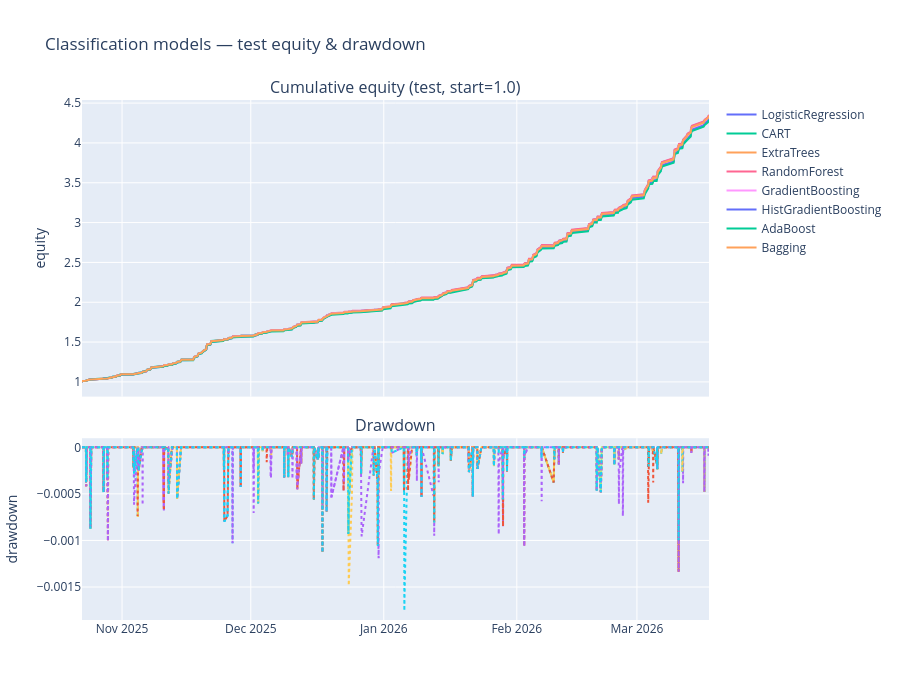

Notebook code for this chart:
### Code cell
# Test-period trading: classification (long if pred up, else short)
def equity_drawdown(pos: pd.Series, r: pd.Series):
    strat_r = pos * r
    eq = (1.0 + strat_r).cumprod()
    peak = eq.cummax()
    dd = eq / peak - 1.0
    return eq, dd

fig_cls = make_subplots(
    rows=2,
    cols=1,
    shared_xaxes=True,
    vertical_spacing=0.08,
    subplot_titles=("Cumulative equity (test, start=1.0)", "Drawdown"),
    row_heights=[0.62, 0.38],
)

for name, model in fitted_cls.items():
    pred = model.predict(X_test)
    pos = pd.Series(np.where(pred == 1, 1.0, -1.0), index=X_test.index)
    eq, dd = equity_drawdown(pos, y_ret_test)
    fig_cls.add_trace(go.Scatter(x=eq.index, y=eq, name=name, mode="lines"), row=1, col=1)
    fig_cls.add_trace(go.Scatter(x=dd.index, y=dd, name=f"{name}_dd", line=dict(dash="dot"), showlegend=False), row=2, col=1)

fig_cls.update_layout(height=700, title="Classification models — test equity & drawdown", hovermode="x unified")
fig_cls.update_yaxes(title_text="equity", row=1, col=1)
fig_cls.update_yaxes(title_text="drawdown", row=2, col=1)
fig_cls.show()

### Figure 1 — Plotly figure (JSON) as saved in the notebook; plotly's stock layout.template omitted (floating-point values rounded to 4 significant figures; data arrays with more than 128 entries replaced by an {"elided": "..."} marker saying what was removed)
{"data": [{"mode": "lines", "name": "LogisticRegression", "type": "scatter", "x": {"elided": "692 str values"}, "xaxis": "x", "y": {"elided": "692 float values"}, "yaxis": "y"}, {"line": {"dash": "dot"}, "name": "LogisticRegression_dd", "showlegend": false, "type": "scatter", "x": {"elided": "692 str values"}, "xaxis": "x2", "y": {"elided": "692 float values"}, "yaxis": "y2"}, {"mode": "lines", "name": "CART", "type": "scatter", "x": {"elided": "692 str values"}, "xaxis": "x", "y": {"elided": "692 float values"}, "yaxis": "y"}, {"line": {"dash": "dot"}, "name": "CART_dd", "showlegend": false, "type": "scatter", "x": {"elided": "692 str values"}, "xaxis": "x2", "y": {"elided": "692 float values"}, "yaxis": "y2"}, {"mode": "lines", "name": "ExtraTrees", "type": "scatter", "x": {"elided": "692 str values"}, "xaxis": "x", "y": {"elided": "692 float values"}, "yaxis": "y"}, {"line": {"dash": "dot"}, "name": "ExtraTrees_dd", "showlegend": false, "type": "scatter", "x": {"elided": "692 str values"}, "xaxis": "x2", "y": {"elided": "692 float values"}, "yaxis": "y2"}, {"mode": "lines", "name": "RandomForest", "type": "scatter", "x": {"elided": "692 str values"}, "xaxis": "x", "y": {"elided": "692 float values"}, "yaxis": "y"}, {"line": {"dash": "dot"}, "name": "RandomForest_dd", "showlegend": false, "type": "scatter", "x": {"elided": "692 str values"}, "xaxis": "x2", "y": {"elided": "692 float values"}, "yaxis": "y2"}, {"mode": "lines", "name": "GradientBoosting", "type": "scatter", "x": {"elided": "692 str values"}, "xaxis": "x", "y": {"elided": "692 float values"}, "yaxis": "y"}, {"line": {"dash": "dot"}, "name": "GradientBoosting_dd", "showlegend": false, "type": "scatter", "x": {"elided": "692 str values"}, "xaxis": "x2", "y": {"elided": "692 float values"}, "yaxis": "y2"}, {"mode": "lines", "name": "HistGradientBoosting", "type": "scatter", "x": {"elided": "692 str values"}, "xaxis": "x", "y": {"elided": "692 float values"}, "yaxis": "y"}, {"line": {"dash": "dot"}, "name": "HistGradientBoosting_dd", "showlegend": false, "type": "scatter", "x": {"elided": "692 str values"}, "xaxis": "x2", "y": {"elided": "692 float values"}, "yaxis": "y2"}, {"mode": "lines", "name": "AdaBoost", "type": "scatter", "x": {"elided": "692 str values"}, "xaxis": "x", "y": {"elided": "692 float values"}, "yaxis": "y"}, {"line": {"dash": "dot"}, "name": "AdaBoost_dd", "showlegend": false, "type": "scatter", "x": {"elided": "692 str values"}, "xaxis": "x2", "y": {"elided": "692 float values"}, "yaxis": "y2"}, {"mode": "lines", "name": "Bagging", "type": "scatter", "x": {"elided": "692 str values"}, "xaxis": "x", "y": {"elided": "692 float values"}, "yaxis": "y"}, {"line": {"dash": "dot"}, "name": "Bagging_dd", "showlegend": false, "type": "scatter", "x": {"elided": "692 str values"}, "xaxis": "x2", "y": {"elided": "692 float values"}, "yaxis": "y2"}], "layout": {"annotations": [{"font": {"size": 16}, "showarrow": false, "text": "Cumulative equity (test, start=1.0)", "x": 0.5, "xanchor": "center", "xref": "paper", "y": 1, "yanchor": "bottom", "yref": "paper"}, {"font": {"size": 16}, "showarrow": false, "text": "Drawdown", "x": 0.5, "xanchor": "center", "xref": "paper", "y": 0.3496, "yanchor": "bottom", "yref": "paper"}], "height": 700, "hovermode": "x unified", "title": {"text": "Classification models — test equity & drawdown"}, "xaxis": {"anchor": "y", "domain": [0, 1], "matches": "x2", "showticklabels": false}, "xaxis2": {"anchor": "y2", "domain": [0, 1]}, "yaxis": {"anchor": "x", "domain": [0.4296, 1], "title": {"text": "equity"}}, "yaxis2": {"anchor": "x2", "domain": [0, 0.3496], "title": {"text": "drawdown"}}}}
